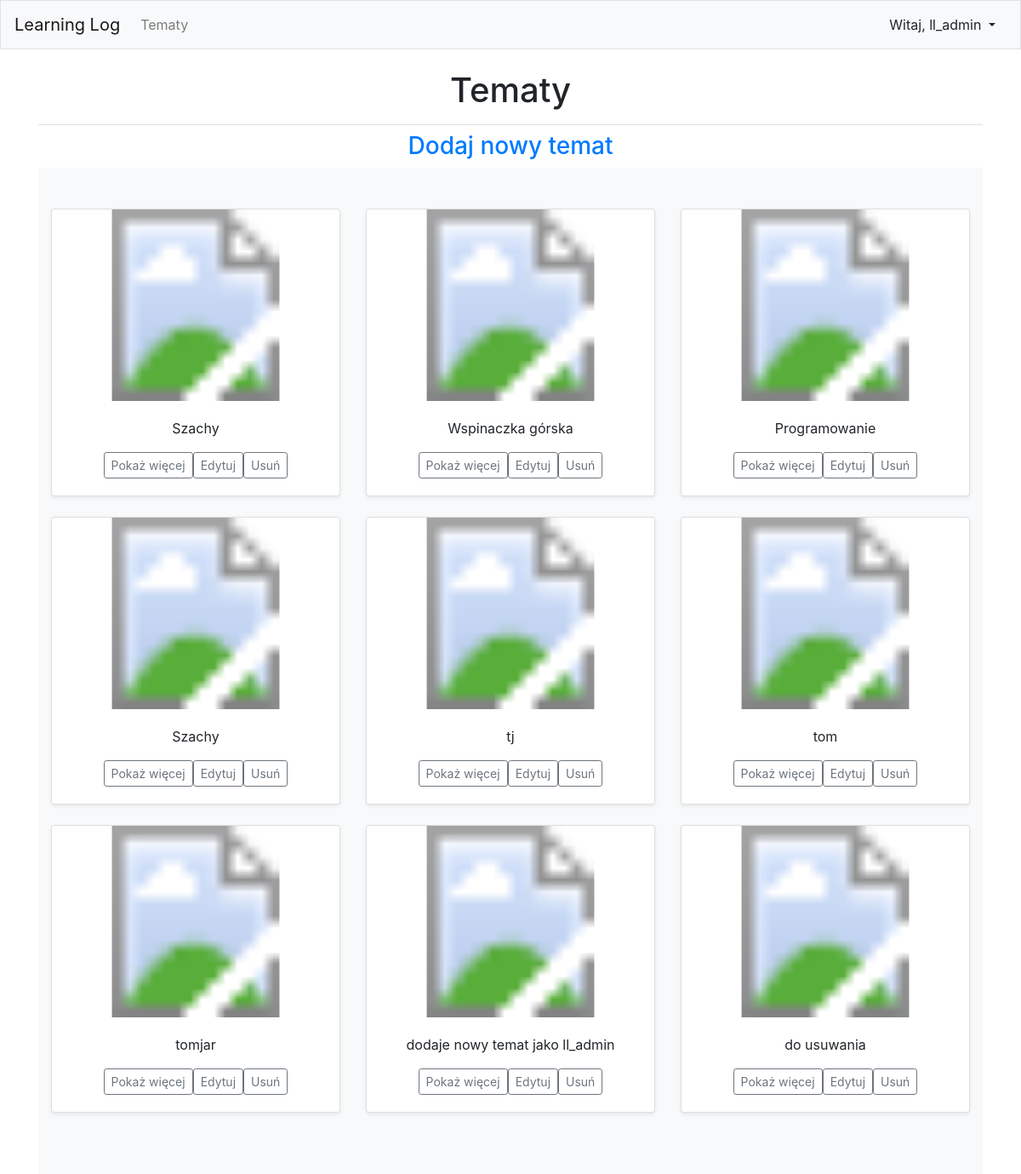
Page /topics/ (signed in) on the earlier database version.
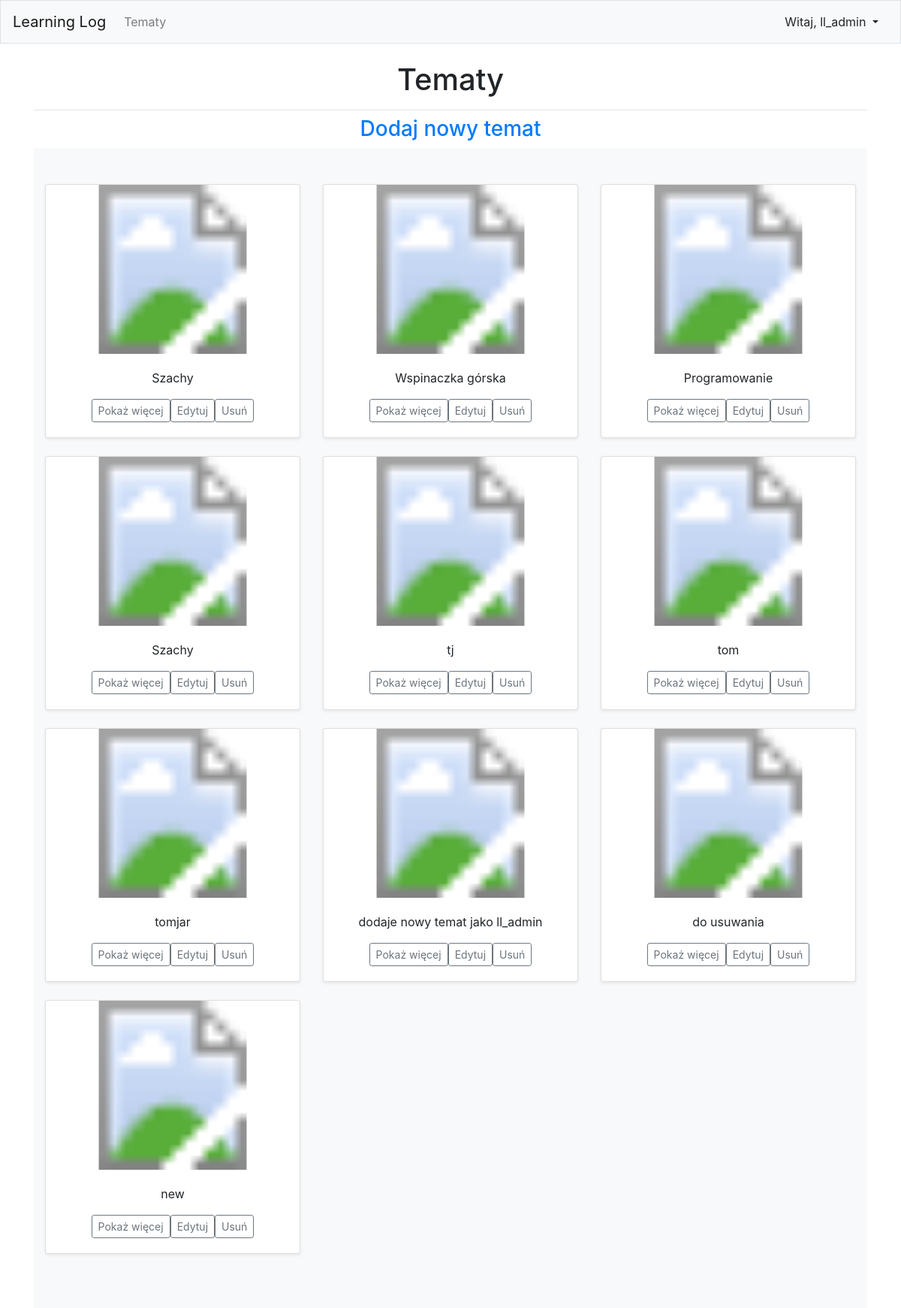
Same page on the later database version.
### learning_logs/models.py (models this page shows, shortened)
class Topic(models.Model):
    text = models.CharField(max_length=200)
    date_added = models.DateTimeField(auto_now_add=True)
    owner = models.ForeignKey(User, on_delete=models.CASCADE)
    header_image = models.ImageField(blank=True, null=True, upload_to="images/")
    def __str__(self):
        return self.text

### learning_logs/views.py (the view)
# urls.py: path('topics/', views.topics, name = 'topics'),
@login_required
def topics(request):
    topics = Topic.objects.order_by('date_added')
    context = {'topics' : topics}
    return render(request, 'learning_logs/topics.html', context)

### learning_logs/templates/learning_logs/topics.html (shortened to what this page needs)
{% extends 'learning_logs/base.html' %}
{% load static %}
{% block page_header %}
    <h1 style="text-align:center;"> Tematy </h1>
{% endblock page_header %}
{% block content %}
<h3 style="text-align:center"><a href =" {% url 'learning_logs:new_topic' %}" > Dodaj nowy temat</a></h3>
<div class="album py-5 bg-light">
    <div class="container">
        <div class="row row-cols-1 row-cols-sm-2 row-cols-md-3">
            {% for topic in topics %}
                <div class="col">
                    <div class="card shadow-sm">
                        <svg class="bd-placeholder-img card-img-top" width="100%" height="225">
                            <defs>
                                <clipPath id="rectView">
                                <rect width="100%" height="100%" fill="#55595c"></rect></clipPath>
                            </defs>
                            {% if topic.header_image %}
                                <image width ="100%" height="225" xlink:href="{{ topic.header_image.url }}" clip-path="url(#rectView)" >
                            {% else %}
                                <image width ="100%" height="225" xlink:href="{% static 'theblog\images\default.png' %}" clip-path="url(#rectView)" >
                            {% endif %}
                        </svg>
                        <div class="card-body">
                            <p class="card-text" style="text-align:center"> {{ topic }} </p>
                            <div class="d-flex justify-content-center">
                                <div class="btn-group">
                                    <small><button type="button" class="btn btn-sm btn-outline-secondary"
                                        onclick="location.href='{% url 'learning_logs:topic' topic.id %}'">
                                        Pokaż więcej
                                    </button></small>
                                    <small><button type="button" class="btn btn-sm btn-outline-secondary"
                                        onclick="location.href='{% url 'learning_logs:edit_topic' topic.id %}'">
                                        Edytuj
                                    </button></small>
                                    <small><button type="button" class="btn btn-sm btn-outline-secondary"
                                        onclick="location.href='{% url 'learning_logs:remove_topic' topic.id %}'">
                                        Usuń
                                    </button></small>
                                </div>
                            </div>
                        </div>
                    </div>
                </div>
            {% empty %}
                <h3> Nie został jeszcze dodany żaden temat.</h3>
            {% endfor %}
        </div>
    </div>
</div>
{% endblock content %}

### learning_logs/templates/learning_logs/base.html (shortened to what this page needs)
{% load bootstrap4 %}
<!doctype html>
<html lang="pl">
    <head>
        {% bootstrap_css %}
    </head>
    <body>
        <nav class="navbar navbar-expand-md navbar-light bg-light mb-4 border">
            <a class="navbar-brand" href ="{% url 'learning_logs:index'%}" >
                Learning Log</a>
        <div class="collapse navbar-collapse" id="navbarCollapse">
            <ul class="navbar-nav mr-auto">
                <li class="nav-item">
                    <a class="nav-link" href="{% url 'learning_logs:topics' %}">
                        Tematy</a></li>
            </ul>
            <ul class="navbar-nav ml-auto">
                {% if user.is_authenticated %}
                    <div class="btn-group">
                        <button type="button" class="btn btn-light dropdown-toggle" data-toggle="dropdown" aria-haspopup="true" aria-expanded="false">
                            Witaj, {{ user.username }}
                        </button>
                    </div>
                {% endif %}
            </ul>
        </div>
    </nav>
    <main role="main" class="container">
        <div class="pb-2 mb-2 border-bottom">
            {% block page_header %} {% endblock page_header %}
        </div>
        <div>
            {% block content %} {% endblock content %}
        </div>
    </main>
</body>
</html>

Differences in the rows shown:
added Topic: text "new"
